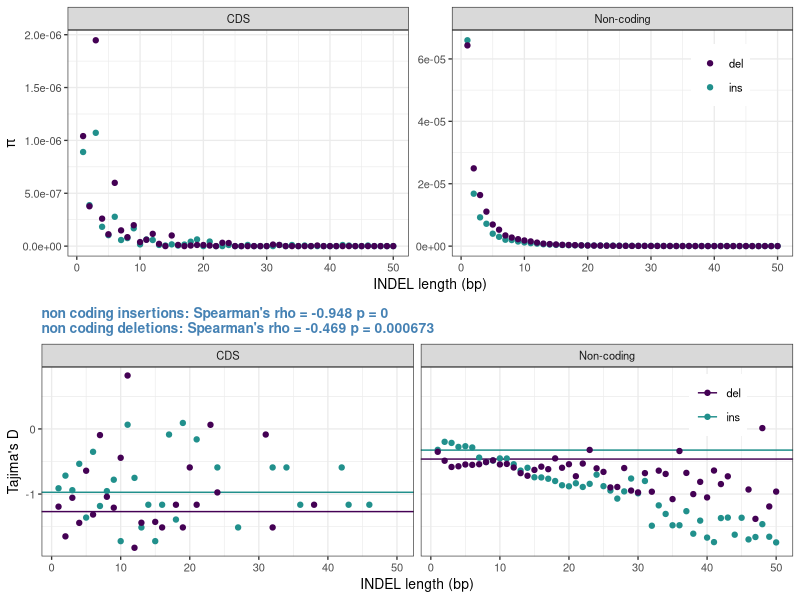
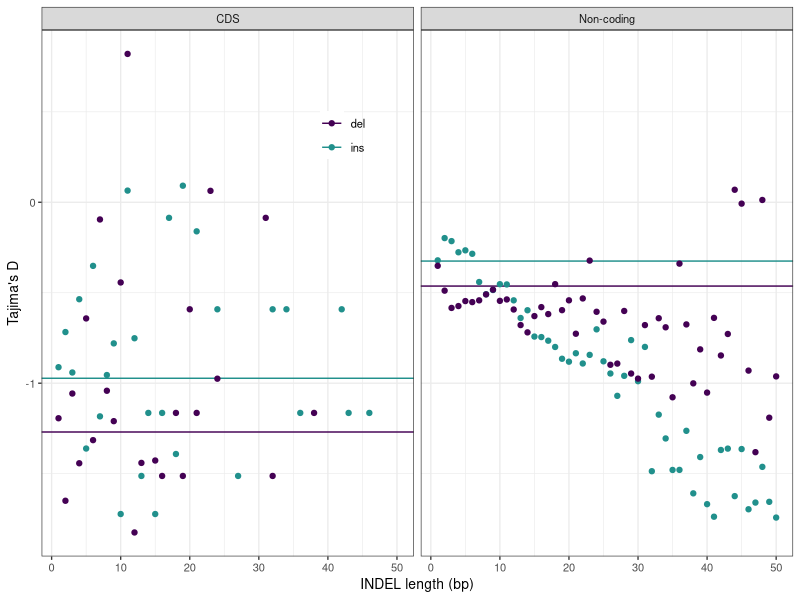

Write R code to recreate these figures, in order.
library(ggplot2)
library(viridis)
library(gridExtra)

cds_dat = read.csv('gt_cds_indels_length_sum.csv')
cds_dat$region = 'CDS'
nc_dat = read.csv('gt_nc_indels_length_sum.csv')
nc_dat$region = 'Non-coding'

all_dat = rbind(cds_dat, nc_dat)

str(all_dat)

# pi plots
pi_plot = ggplot(all_dat, aes(x=length, y=pi, colour=var_type)) +
    geom_point(stat='identity') +
    theme_bw(base_size=10) +
    scale_colour_manual(values=viridis(3)) +
    facet_wrap(~region, nrow=1, scales='free_y') +
    labs(x='INDEL length (bp)', y=expression(pi)) +
    theme(legend.title=element_blank(), legend.position=c(0.9, 0.8))

# taj cor
nc_ins = subset(all_dat, region=='Non-coding' & var_type=='ins')
ncins_cor = cor.test(nc_ins$tajd, nc_ins$length, method='spearman')

nc_del = subset(all_dat, region=='Non-coding' & var_type=='del')
ncdel_cor = cor.test(nc_del$tajd, nc_del$length, method='spearman')

print('insertions')
print(ncins_cor)
print('deletions')
print(ncdel_cor)

avg_dat = data.frame(tajd=c(-0.972881511536, -1.26992351684, -0.325084323868, -0.463188762236),
                     var_type=c('ins', 'del', 'ins', 'del'),
                     region=c('CDS', 'CDS', 'Non-coding', 'Non-coding'))


taj_plot = ggplot(all_dat, aes(x=length, y=tajd, colour=var_type, fill=var_type)) +
    geom_hline(data = avg_dat, aes(yintercept=tajd, colour=var_type)) +
    geom_point(stat='identity') +
    theme_bw(base_size=10) +
    scale_colour_manual(values=viridis(3)) +
    facet_wrap(~region, nrow=1) +
    labs(x='INDEL length (bp)', y="Tajima's D")+
    theme(legend.title=element_blank(), legend.position=c(0.9, 0.8),
    plot.title = element_text(size=10, colour='steel blue', face='bold')) +
    ggtitle(paste("non coding insertions: Spearman's", expression(rho), "=", signif(ncins_cor$estimate, 3),
           'p =', signif(ncins_cor$p.value, 6),
           "\nnon coding deletions: Spearman's", expression(rho), "=", signif(ncdel_cor$estimate, 3),
           'p =', signif(ncdel_cor$p.value, 3),sep=' '))

png('indel_length_summary_stats.png', width=6, height=6, res=320, units='in')

grid.arrange(pi_plot, taj_plot, ncol=1)

dev.off()

# supp mat plot

pdf('indel_length_tajd.pdf', width=6, height=3)

ggplot(all_dat, aes(x=length, y=tajd, colour=var_type, fill=var_type)) +
    geom_hline(data = avg_dat, aes(yintercept=tajd, colour=var_type)) +
    geom_point(stat='identity') +
    theme_bw(base_size=10) +
    scale_colour_manual(values=viridis(3)) +
    facet_wrap(~region, nrow=1) +
    labs(x='INDEL length (bp)', y="Tajima's D")+
    theme(legend.title=element_blank(), legend.position=c(0.4, 0.8), legend.background=element_blank())

dev.off()